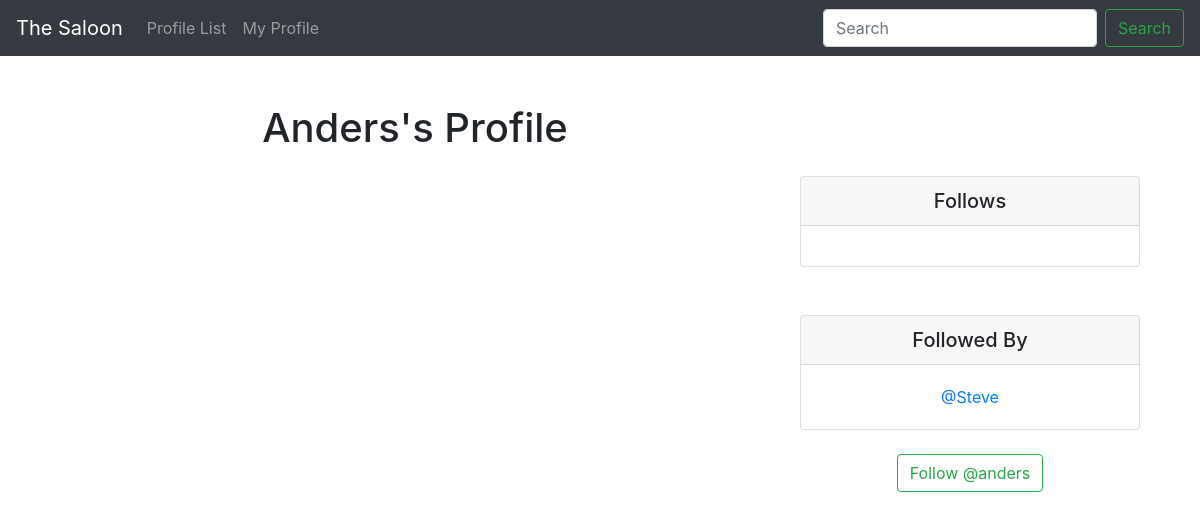
/profile/5 (signed in), run on an earlier commit of the app's database.
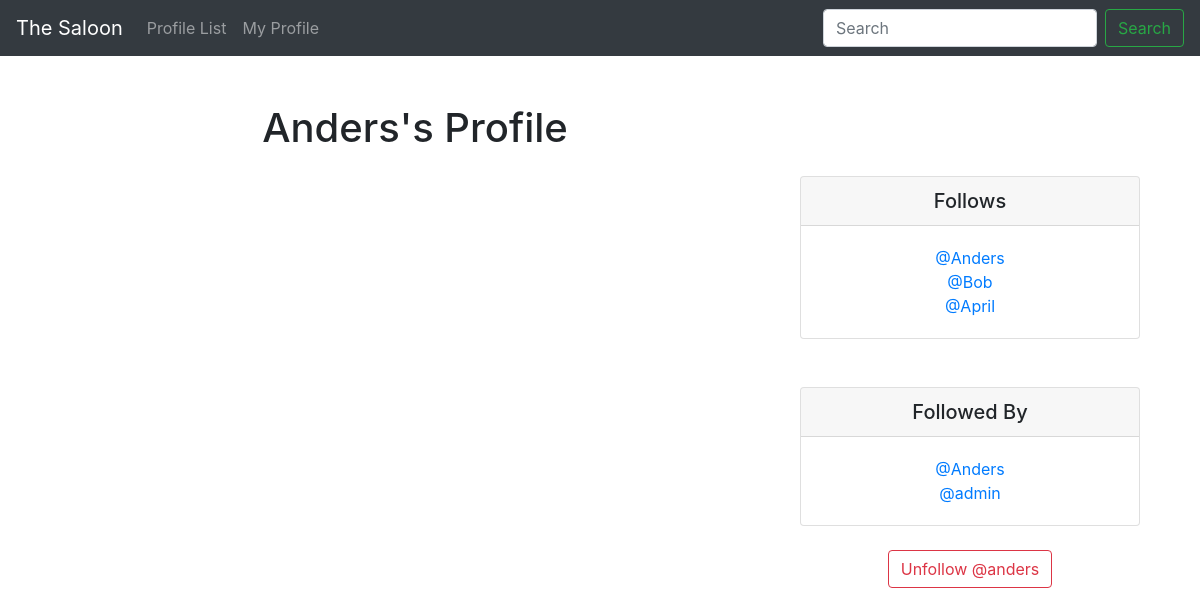
And on a later commit of the database.
### the_saloon/models.py (models this page shows)
class Profile(models.Model):
        user = models.OneToOneField(User, on_delete=models.CASCADE)
        follows = models.ManyToManyField("self",
            related_name="followed_by",
            symmetrical=False,
            blank=True)
        date_modified = models.DateTimeField(User, auto_now=True)
        def __str__(self):
            return self.user.username

### the_saloon/views.py (the view, shortened to what this page needs)
# urls.py: path('profile/<int:pk>', views.profile, name='profile'),
def profile(request, pk):
    if request.user.is_authenticated:
        profile = Profile.objects.get(user_id=pk)
        shouts = Shout.objects.filter(user_id=pk).order_by("-created_at")
        return render(request, "profile.html", {"profile":profile, "shouts":shouts})
    else:
        messages.success(request, ("You must login to see this page..."))
        return redirect('home')

### the_saloon/templates/profile.html (shortened to what this page needs)
{% extends 'base.html' %}
{% block content %}
{% if profile %}
   <div class="container text-center">
      <div class="row">
         <div class="col-8">
            <h1>{{ profile.user.username }}'s Profile</h1>
            <br/>
          </div>
         <div class="col-4">
          <br/><br/><br/>
            <div class="card">
                <h5 class="card-header">Follows</h5>
                <div class="card-body">
                  <p class="card-text">{% for following in profile.follows.all %}
                    <a href="{% url 'profile' following.user.id %}">@{{ following }}</a><br/>
                {% endfor %}</p>
                </div>
              </div>
              <br/><br/>
              <div class="card">
                <h5 class="card-header">Followed By</h5>
                <div class="card-body">
                  <p class="card-text">{% for following in profile.followed_by.all %}
                    <a href="{% url 'profile' following.user.id %}">@{{ following }}</a><br/>
                {% endfor %}</p>
                </div>
              </div>
              <br/>
                <form method=POST>
                {% if profile in user.profile.follows.all %}
                     <button class="btn btn-outline-danger" name="follow" value="unfollow" type="submit">
                         Unfollow @{{ profile.user.username|lower}}
                     </button>
                {% else %}
                    <button class="btn btn-outline-success" name="follow" value="follow" type="submit">
                         Follow @{{ profile.user.username|lower}}
                     </button>
                {% endif %}
                </form>
{% endif %}
{% endblock %}

What changed in the data, as far as the page shows it:
no longer on this page (row edited): Profile: user.username "Steve", shown under "Followed By"
now on one of the page's lists (row edited): Profile: user.username "Anders"
added Profile: user.username "Bob", shown under "Follows"
added Profile: user.username "April", shown under "Follows"
added Profile: user.username "admin", shown under "Followed By"
Also different on the page:
text no longer shown: "Follow @"
text now shown: "Unfollow @"
